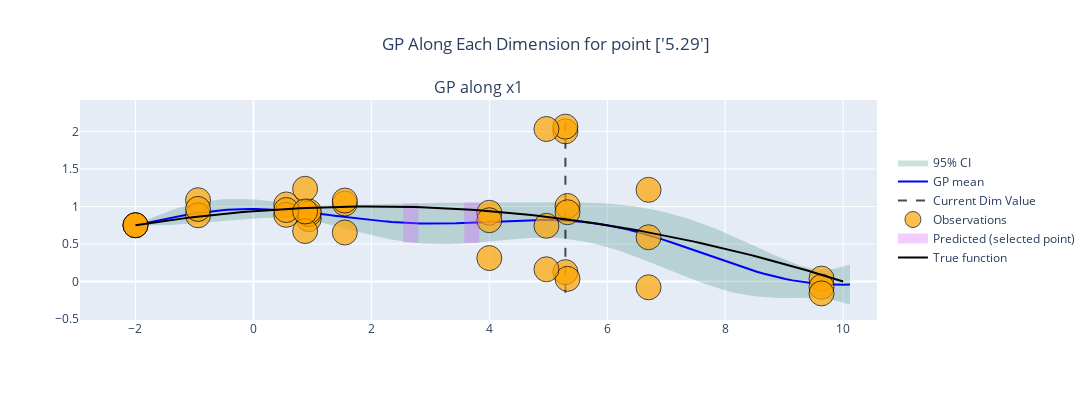

Notebook cell for this chart:
### Markdown cell above
## Technical repeat adaptive kernel

### Code cell
importlib.reload(mg)
fig = runs.plot_GP(mg.HeteroNoiseSGP, figsize=(12, 4))
plot_test(fig)
